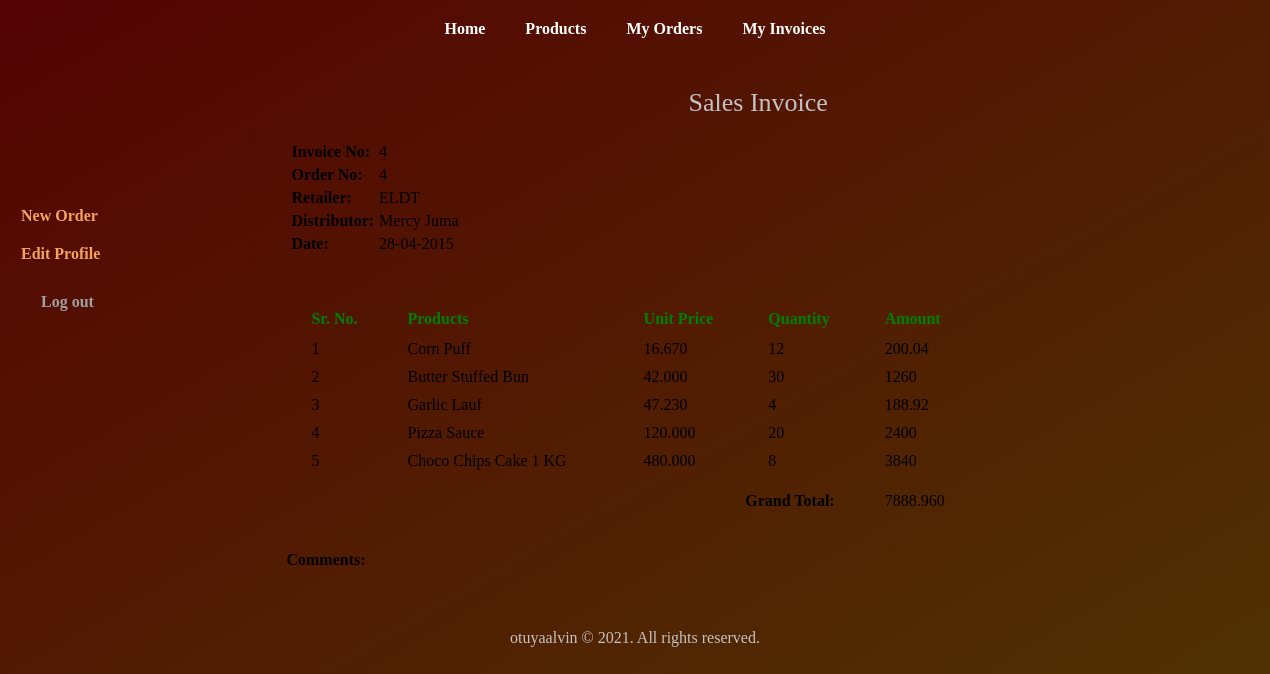
The page /retailer/view_invoice_items.php?id=4 (signed in) on the database its author committed.
### tables this page shows
CREATE TABLE `invoice` (
  `invoice_id` int(11) NOT NULL,
  `order_id` int(11) NOT NULL,
  `retailer_id` int(11) NOT NULL,
  `dist_id` int(11) NOT NULL,
  `date` date NOT NULL,
  `total_amount` decimal(10,3) NOT NULL,
  `comments` text
);

CREATE TABLE `area` (
  `area_id` int(11) NOT NULL,
  `area_name` varchar(50) NOT NULL,
  `area_code` varchar(10) NOT NULL
);

CREATE TABLE `distributor` (
  `dist_id` int(11) NOT NULL,
  `dist_name` varchar(25) NOT NULL,
  `dist_email` varchar(50) DEFAULT NULL,
  `dist_phone` varchar(10) NOT NULL,
  `dist_address` varchar(200) DEFAULT NULL
);

CREATE TABLE `invoice_items` (
  `invoice_items_id` int(11) NOT NULL,
  `invoice_id` int(11) NOT NULL,
  `product_id` int(11) NOT NULL,
  `quantity` int(6) NOT NULL
);

CREATE TABLE `products` (
  `pro_id` int(11) NOT NULL,
  `pro_name` varchar(25) NOT NULL,
  `pro_desc` text,
  `pro_price` decimal(10,3) NOT NULL,
  `unit` int(11) NOT NULL,
  `pro_cat` int(11) NOT NULL,
  `quantity` int(6) DEFAULT NULL
);

### retailer/view_invoice_items.php (the view, shortened to what this page needs)
<?php
	require("../includes/config.php");
	if(isset($_SESSION['retailer_login'])) {
		if(isset($_GET['id'])){
			$invoice_id = $_GET['id'];
			$queryInvoiceItems = "SELECT *,invoice_items.quantity as quantity FROM invoice,invoice_items,products WHERE invoice.invoice_id='$invoice_id' AND invoice_items.product_id=products.pro_id AND invoice_items.invoice_id=invoice.invoice_id";
			$resultInvoiceItems = mysqli_query($con,$queryInvoiceItems);
			$querySelectInvoice = "SELECT * FROM invoice,retailer,distributor,area WHERE invoice_id='$invoice_id' AND invoice.retailer_id=retailer.retailer_id AND retailer.area_id=area.area_id AND invoice.dist_id=distributor.dist_id";
			$resultSelectInvoice = mysqli_query($con,$querySelectInvoice);
			$rowSelectInvoice = mysqli_fetch_array($resultSelectInvoice);
		}
	}
	else {
		header('Location:../index.php');
	}
?>
<!DOCTYPE html>
<html>
<head>
	<link rel="stylesheet" href="../includes/main.css" >
</head>
<body>
	<?php
		include("../includes/nav_retailer.inc.php");
		include("../includes/aside_retailer.inc.php");
	?>
	<section>
		<h1 style="text-align:center;">Sales Invoice</h1>
		<table class="table_infoFormat">
		<tr>
			<td><b> Invoice No: </b></td>
			<td> <?php echo $rowSelectInvoice['invoice_id']; ?> </td>
		</tr>
		<tr>
			<td><b> Order No: </b></td>
			<td> <?php echo $rowSelectInvoice['order_id']; ?> </td>
		</tr>
		<tr>
			<td><b> Retailer: </b></td>
			<td> <?php echo $rowSelectInvoice['area_code']; ?> </td>
		</tr>
		<tr>
			<td><b> Distributor: </b></td>
			<td> <?php echo $rowSelectInvoice['dist_name']; ?> </td>
		</tr>
		<tr>
			<td><b> Date: </b></td>
			<td> <?php echo date("d-m-Y",strtotime($rowSelectInvoice['date'])); ?> </td>
		</tr>
		</table>
		<form action="" method="POST" class="form">
		<table class="table_invoiceFormat" style="margin-top:50px;">
			<tr>
				<th style="padding-right:25px;"> Sr. No. </th>
				<th style="padding-right:150px;"> Products </th>
				<th style="padding-right:30px;"> Unit Price </th>
				<th style="padding-right:30px;"> Quantity </th>
				<th> Amount </th>
			</tr>
			<?php $i=1; while($rowInvoiceItems = mysqli_fetch_array($resultInvoiceItems)) { ?>
			<tr>
				<td> <?php echo $i; ?> </td>
				<td> <?php echo $rowInvoiceItems['pro_name']; ?> </td>
				<td> <?php echo $rowInvoiceItems['pro_price']; ?> </td>
				<td> <?php echo $rowInvoiceItems['quantity']; ?> </td>
				<td> <?php echo $rowInvoiceItems['quantity']*$rowInvoiceItems['pro_price']; ?> </td>
			</tr>
			<?php $i++; } ?>
			<tr style="height:40px;vertical-align:bottom;">
				<td colspan="4" style="text-align:right;"><b> Grand Total: </b></td>
				<td>
				<?php
					mysqli_data_seek($resultInvoiceItems,0);
					$rowInvoiceItems = mysqli_fetch_array($resultInvoiceItems);
					echo $rowInvoiceItems['total_amount'];
				?>
				</td>
			</tr>
		</table><br/><br/>
		<b>Comments:</b> <br/> <?php echo $rowSelectInvoice['comments']; ?>
		</form>
	</section>
	<?php
		include("../includes/footer.inc.php");
	?>
</body>
</html>

### includes/main.css (style rules this page uses)
* { font-family: 'Permanent Marker', cursive; margin:0px; padding:0px; }
body,html { width:100%; margin:auto; background: linear-gradient(-30deg, rgb(4, 75, 4),#350536, rgb(77, 65, 1), #550303); background-size: 400% 400%; animation: gradient 15s ease infinite; }
section { width:100%; padding:30px; margin-right: 0%; padding-bottom:40px; border-radius: 2px; background-color: transparent; }
section h1 { margin-bottom:10px; font-weight:normal; color:rgb(196, 195, 195); font-size: 26px; }
table { border-collapse: collapse; }
.table_invoiceFormat th { background-color:transparent; color:green; padding: 7px 25px; }
.table_invoiceFormat tr { border:none; }
.table_invoiceFormat td,.table_invoiceFormat tr { padding: 5px 25px; text-align: left; }
.table_infoFormat { margin:20px 5px 25px; }
.table_infoFormat td { padding:5px 5px 0px 0px; }
.table_infoFormat td:first-child { font-weight:bold; }

### rows shown on the page
invoice: invoice_id "4", order "4", area.area_code "ELDT", dist.dist_name "Mercy Juma", date "28-04-2015", total_amount "7888.960"
invoice_items: product.pro_name "Corn Puff", product.pro_price "16.670", quantity "12", $rowInvoiceItems['quantity']*$rowInvoiceItems['pro_price'] "200.04"
invoice_items: product.pro_name "Butter Stuffed Bun", product.pro_price "42.000", quantity "30", $rowInvoiceItems['quantity']*$rowInvoiceItems['pro_price'] "1260"
invoice_items: product.pro_name "Garlic Lauf", product.pro_price "47.230", quantity "4", $rowInvoiceItems['quantity']*$rowInvoiceItems['pro_price'] "188.92"
invoice_items: product.pro_name "Pizza Sauce", product.pro_price "120.000", quantity "20", $rowInvoiceItems['quantity']*$rowInvoiceItems['pro_price'] "2400"
invoice_items: product.pro_name "Choco Chips Cake 1 KG", product.pro_price "480.000", quantity "8", $rowInvoiceItems['quantity']*$rowInvoiceItems['pro_price'] "3840"
